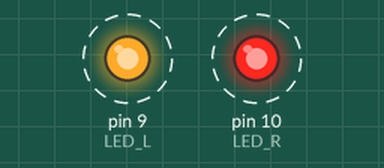
Simulated run of this sketch. Board: Arduino Uno, built with avr-gcc and run on an emulated ATmega328P. Shown: output pins drawn as LEDs (lit = HIGH). Dashed ring = blinking.

Above: at 0.5 s.
Timing chart, 0 to 4.6 s (numbered marks = the images above):
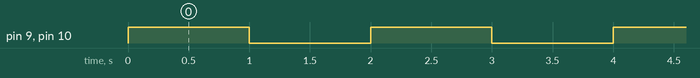

Measured:
- by itself, pin 9 (LED_L), pin 10 (LED_R): alternates HIGH for 1.0 s and LOW for 1.0 s

The sketch:

LED_AFLS.ino
```cpp
int LED_R = 10;
int LED_L = 9;

void setup() {
  pinMode(LED_R, OUTPUT);
  pinMode(LED_L, OUTPUT);
}

void loop() {
  digitalWrite(LED_R, HIGH);
  digitalWrite(LED_L, HIGH);
  delay(1000);
  digitalWrite(LED_R, LOW);
  digitalWrite(LED_L, LOW);
  delay(1000);
}
```
